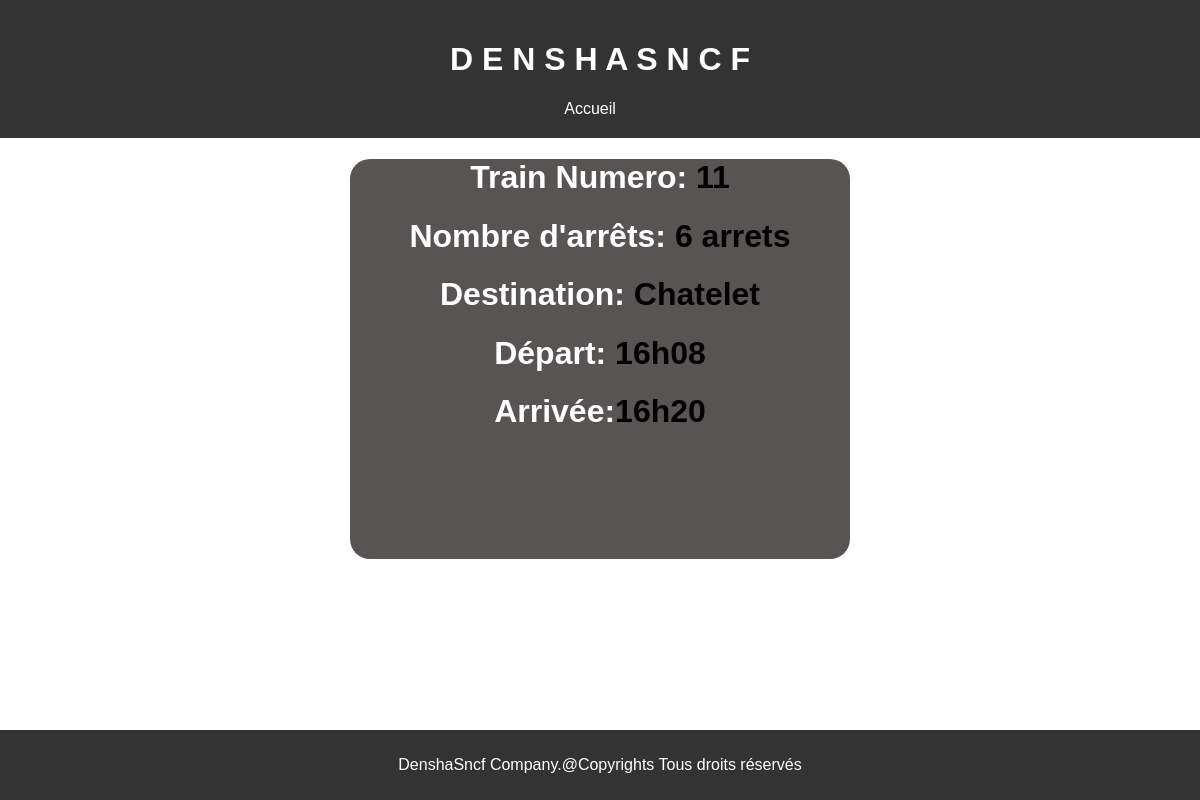
/ratp/random, run on the app's committed database.
### ratp/models.py (models this page shows)
class Train(models.Model):
    id=models.AutoField(primary_key=True)
    arrets=models.CharField(max_length=100)
    destination=models.CharField(max_length=100)
    depart=models.CharField(max_length=100)
    arrivee=models.CharField(max_length=105)

### ratp/views.py (the view)
# urls.py: path('random',views.random, name="random" ),
def random(request):
    id = randint(0,19) #génèrera un nombre compris enntre 0 et 19
    trai=Train.objects.all()[id]
    return render(request,"ratp/random.html",{
        "id":trai.id,
        "arrets":trai.arrets,
        "destination":trai.destination,
        "depart":trai.depart,
        "arrive":trai.arrivee
    })

### ratp/templates/ratp/random.html (shortened to what this page needs)
{% load static %}
<!DOCTYPE html>
<html lang="en">
<head>
    <link rel="stylesheet" href="{% static 'ratp/CSS/show.css' %}">
</head>
<body>
    <header>
        <h1>D E N S H A S N C F</h1>
        <nav>
            <ul>
                <li><a href="./index">Accueil</a></li>
            </ul>
        </nav>
    </header>
    <div id="container">
        <div class="info">
            <h1><span>Train Numero: </span> {{id}}</h1>
            <h1><span>Nombre d'arrêts: </span>{{arrets}}</h1>
            <h1><span>Destination: </span>{{destination}}</h1>
            <h1><span>Départ: </span>{{depart}}</h1>
            <h1><span>Arrivée:</span>{{arrive}}</h1>
        </div>
    </div>
    <footer>
        <p>DenshaSncf Company.@Copyrights Tous droits réservés</p>
    </footer>
</body>
</html>

### ratp/static/ratp/CSS/show.css (style rules this page uses)
body { font-family: Arial, sans-serif; margin: 0; padding: 0; }
header { background-color: #333; color: #fff; padding: 20px; text-align: center; }
nav ul { list-style-type: none; margin: 0; padding: 0; }
nav ul li { display: inline; margin-right: 20px; }
nav ul li a { color: #fff; text-decoration: none; }
#container { margin: 20px auto; text-align: center; border-radius: 20px; width: 500px; height: 400px; background-color: #595454; }
span { color: white; }
footer { background-color: #333; color: #fff; text-align: center; padding: 10px 0; position: fixed; bottom: 0; width: 100%; }

### data on the page
Train: arrets "6 arrets", destination "Chatelet", depart "16h08", arrivee "16h20"

### other printed values
{{ id }} "11"
